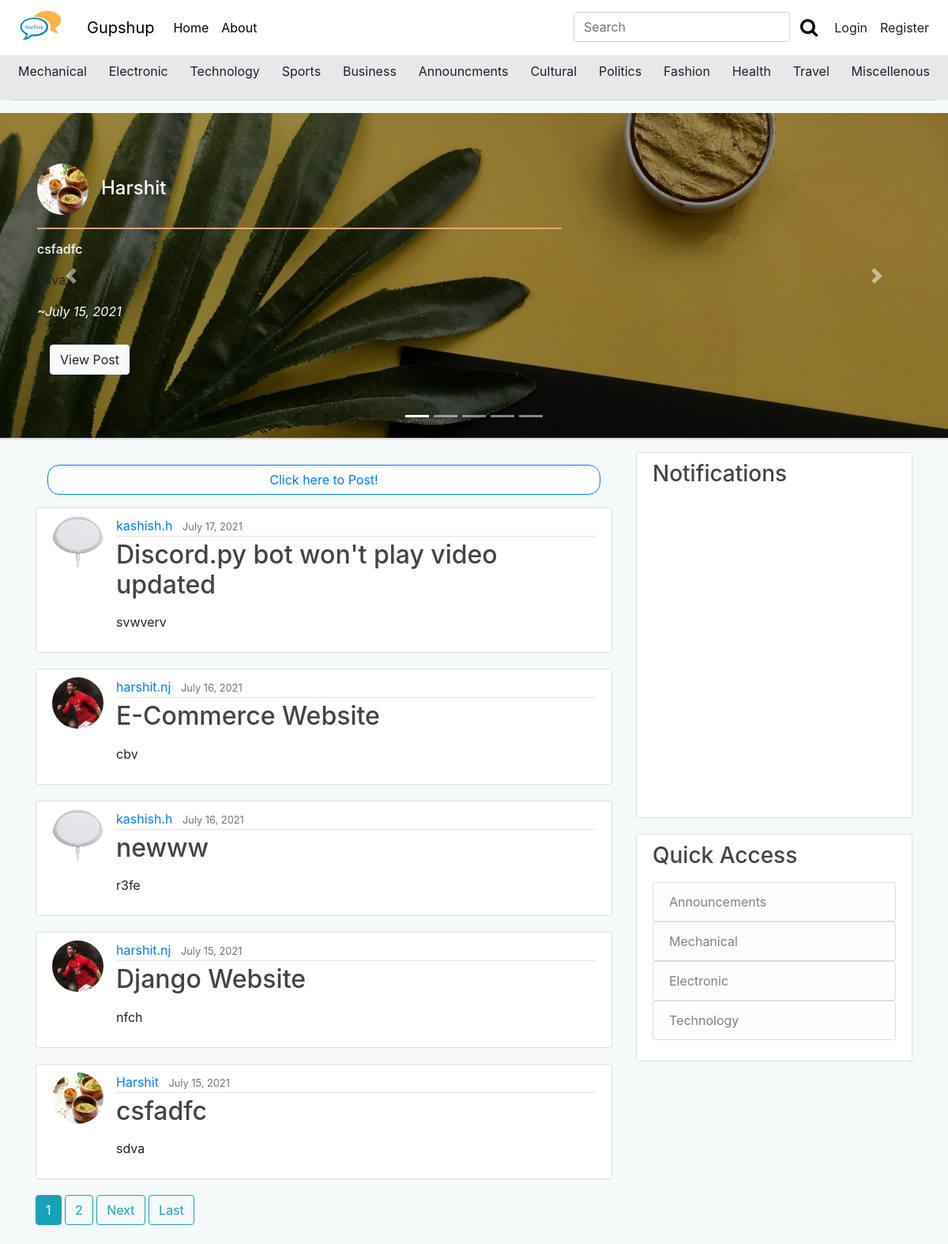
Before: / with the older database file.
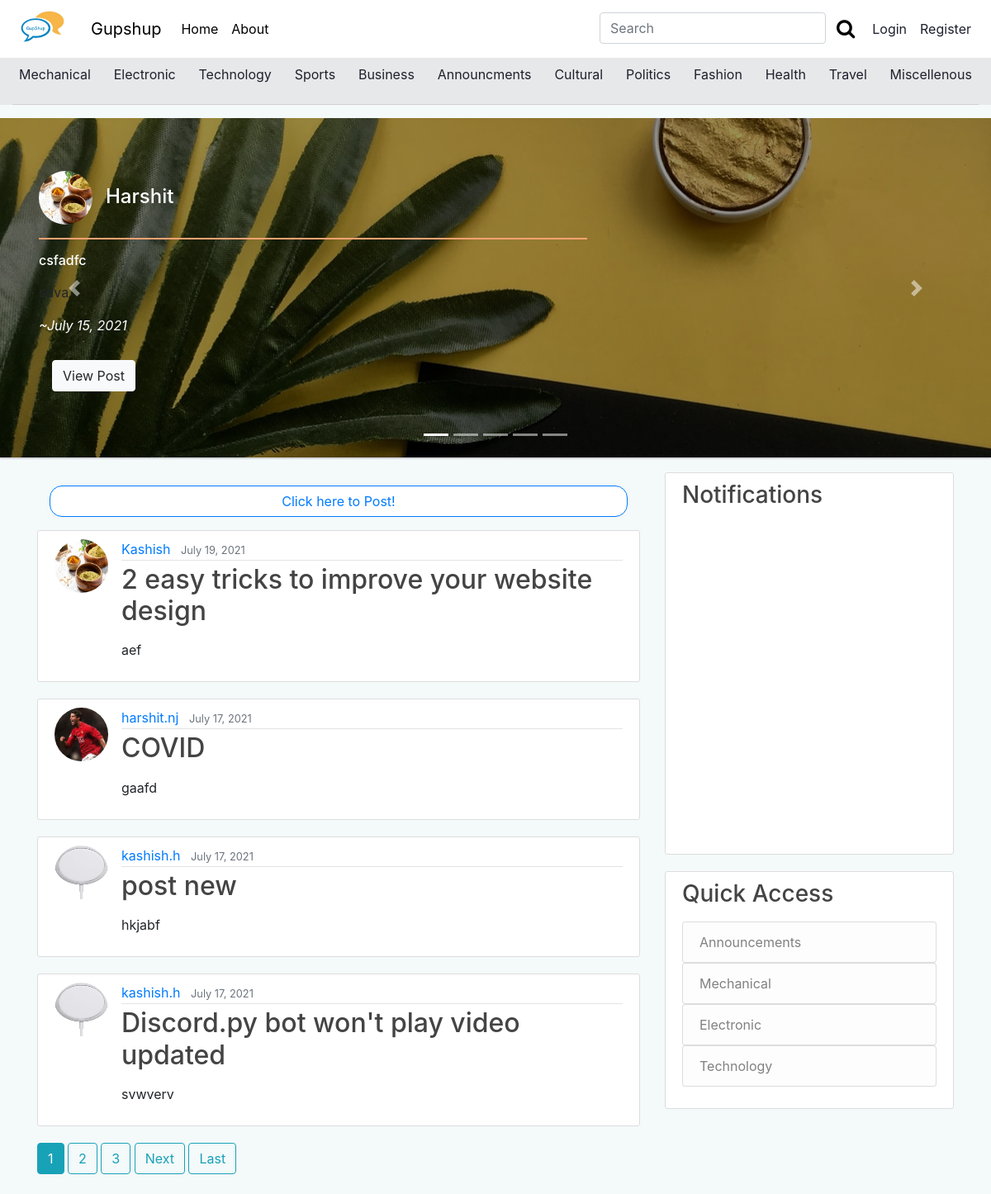
After: the same page with the newer database file.
### blog/models.py (models this page shows, shortened)
class Post(models.Model):
    title = models.CharField(max_length=100)
    content = RichTextField()
    date_posted = models.DateTimeField(default=timezone.now)
    author = models.ForeignKey(User, on_delete=models.CASCADE)
    is_appropriate  = models.BooleanField(default = True)
    notice = models.CharField(max_length=100, default="This Post was DELETED",null=True, blank=True)
    category = models.CharField(
        max_length=20,
        choices=Category_choices,
        default='Miscellenous'
    )
    upvote = models.ManyToManyField(User, related_name='upvote',blank=True)
    downvote = models.ManyToManyField(User, related_name='downvote',blank=True)
    bookmark = models.ManyToManyField(User, related_name='bookmark',blank=True)
    tags = TaggableManager()

### users/models.py (models this page shows, shortened)
class Profile(models.Model):
	user = models.OneToOneField(User, on_delete=models.CASCADE)
	image = models.ImageField(default='default2.png',upload_to='profile_pics')
	college = models.CharField(max_length = 20,choices=college_choices,default='KJSCE',blank=True, null=True)
	about = RichTextField(blank=True, null=True)
	image_url = models.URLField(default = "http://127.0.0.1:8000/media/default2.png")

### blog/views.py (the view)
# urls.py: path('', PostListView.as_view(), name='blog-home'),
class PostListView(ListView):
	model = Post
	template_name = 'blog/home.html'
	context_object_name = 'posts'
	ordering = ['-date_posted']
	paginate_by = 5
	def get_context_data(self, **kwargs):
		top3 = Post.objects.annotate(
			q_count=Count('upvote')).filter(is_appropriate = True).order_by('-q_count')[:5]
		context = super(PostListView, self).get_context_data(**kwargs)
		context['posts'] = Post.objects.filter(is_appropriate = True)
		context['tops'] = top3
		context['announcments'] = Post.objects.filter(category='Announcments')
		p = Paginator(Post.objects.select_related().all().order_by(
			'-date_posted'), self.paginate_by)
		context['posts'] = p.page(context['page_obj'].number)
		return context

### blog/templates/blog/home.html (shortened to what the changed rows need)
{% extends "blog/base.html" %}
{%block carousel%}
{% load crispy_forms_tags%}
{% load static %}
<div class="container-fluid px-0 ">
	<div id="carouselExampleIndicators" class="carousel slide" data-ride="carousel">
		<div class="carousel-inner mt-0 py-0">
		  <div class="carousel-item active">
			{% if tops.4.category == "Business"%}
		  <div class="jumbotron " style="background-image: linear-gradient(to bottom, rgba(0,0,0,0.4) 0%,rgba(0,0,0,0.4) 100%),url({%static 'blog/business_banner.jpg'%}); border-radius: 0; margin-bottom: 0px; ">
		{% elif  tops.4.category == "Electronic" %}
			<div class="jumbotron " style="background-image: linear-gradient(to bottom, rgba(0,0,0,0.4) 0%,rgba(0,0,0,0.4) 100%),url({%static 'blog/electronic_banner.jpg'%}); border-radius: 0; margin-bottom: 0px; ">
		{% elif  tops.4.category == "Mechanical" %}
			<div class="jumbotron " style="background-image: linear-gradient(to bottom, rgba(0,0,0,0.4) 0%,rgba(0,0,0,0.4) 100%),url({%static 'blog/machine_banner.jpg'%}); border-radius: 0; margin-bottom: 0px; ">
		{% elif  tops.4.category == "Sports" %}
			<div class="jumbotron " style="background-image: linear-gradient(to bottom, rgba(0,0,0,0.4) 0%,rgba(0,0,0,0.4) 100%),url({%static 'blog/sports_banner.jpg'%}); border-radius: 0; margin-bottom: 0px; ">
		{% elif  tops.4.category == "Technology" %}
			<div class="jumbotron " style="background-image: linear-gradient(to bottom, rgba(0,0,0,0.4) 0%,rgba(0,0,0,0.4) 100%),url({%static 'blog/tech_banner.jpg'%}); border-radius: 0; margin-bottom: 0px; ">
		{% else %}
			<div class="jumbotron " style="background-image: linear-gradient(to bottom, rgba(0,0,0,0.4) 0%,rgba(0,0,0,0.4) 100%),url({%static 'blog/misc_banner.jpg'%}); border-radius: 0; margin-bottom: 0px; ">
		{% endif %}
      	<div class="container py-0 mb-0">
				<strong><h4 style="color: #FFFF;"><img class="rounded-circle article-img "src = {{tops.0.author.profile.image.url}}>{{tops.0.author}}</h4></strong>
				<h6 class="mb-2" style="color: white;"><hr style=" border-top: 2px solid #ffa372; width: 60%; margin-left: 0px; ;"/>
					{{tops.0.title}}</h6>
				<p  style="color: #FFF;">{{tops.0.content| safe}}</p>
				<i style="color: #FFF;">~{{tops.0.date_posted|date:"F d, Y"}}</i>
		  <p class="lead px-3">
			  <br>
		    <a class="btn btn-light " href="{% url 'post-detail' tops.0.id %}" role="button">View Post</a>
		  </p>
	  </div>
    </div>
    </div>
</div>
	  </div>
</div>
	{% endblock %}
{% block content %}
		<div class="container-fluid my-3 ">
			<a type="button" class="btn btn-outline-primary container-fluid home_newpost" href="{% url 'post-create' %}" style="border-radius: 15px; background-color: white;">Click here to Post!</a>
		</div>
	{% for post in posts|slice:"{{ page_obj.paginator.count }}-1::-1"%}
	{% if post.is_appropriate %}
		<article class="media content-section">
			<img class="rounded-circle article-img "src = {{post.author.profile.image.url}}>
		    <div class="media-body">
			    <div class="article-metadata">
			      <a class="mr-2" href="{% url 'user-posts' post.author.username %}">{{ post.author }}</a>
			      <small class="text-muted">{{ post.date_posted|date:"F d, Y" }}</small>
			    </div>
			    <h2><a class="article-title" href="{% url 'post-detail' post.id %}">{{ post.title }}</a></h2>
				{% if post.content|length > 170%}
			    <p class="article-content">{{ post.content|slice:":170"| safe }}...</p>
				{% else %}
				 <p class="article-content">{{ post.content|slice:":170"| safe }}</p>
				{% endif %}
			</div>
		</article>
	{% endif %}
	{%endfor%}
	{% if is_paginated%}
		{% for num in page_obj.paginator.page_range %}
			{% if page_obj.number == num %}
				<a class="btn btn-info mb-4" href="?page={{ num }}">{{ num }}</a>
			{% elif num > page_obj.number|add:'-3' and num < page_obj.number|add:'3'%}
				<a class="btn btn-outline-info mb-4" href="?page={{ num }}">{{ num }}</a>
			{% endif %}
		{% endfor %}
		{% if page_obj.has_next %}
			<a class="btn btn-outline-info mb-4" href="?page={{ page_obj.next_page_number }}">Next</a>
			<a class="btn btn-outline-info mb-4" href="?page={{ page_obj.paginator.num_pages }}">Last</a>
		{% endif %}
	{% endif %}
{% endblock content %}

Changed rows visible on the page:
no longer on one of the page's lists (row unchanged): Post: author "Harshit", date_posted "July 15, 2021", title "csfadfc", content "sdva"
no longer on this page (row unchanged): Post: author.profile.image (picture), author "harshit.nj", date_posted "July 16, 2021", title "E-Commerce Website", content "cbv"
no longer on this page (row unchanged): Post: author.profile.image (picture), author "kashish.h", date_posted "July 16, 2021", title "newww", content "r3fe"
no longer on this page (row unchanged): Post: author.profile.image (picture), author "harshit.nj", date_posted "July 15, 2021", title "Django Website", content "nfch"
added Post: author.profile.image (placeholder picture), author "Kashish", date_posted "July 19, 2021", title "2 easy tricks to improve your website design", content "aef"
added Post: author.profile.image (picture), author "harshit.nj", date_posted "July 17, 2021", title "COVID", content "gaafd"
added Post: author.profile.image (picture), author "kashish.h", date_posted "July 17, 2021", title "post new", content "hkjabf"
Other visible differences:
new list line: "3"
